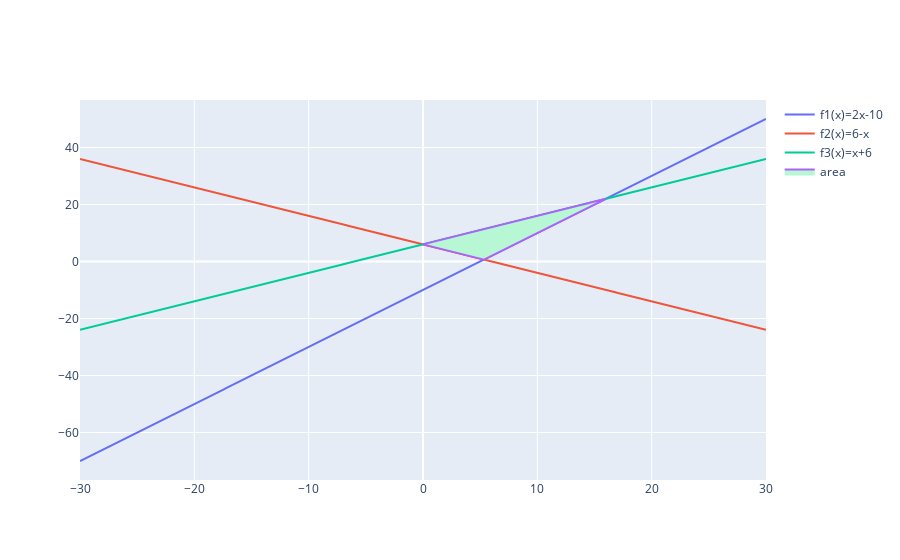

Write notebook code for a chart like this one.
### Code cell
import plotly.graph_objects as go
import numpy as np
import sympy as sp
from sympy import Symbol


X = Symbol('x')

def f1(x):
    return 2*x-10
def f2(x):
    return  6-x
def f3(x):
    return x+6

x= np.linspace(-30,30,1000)
fig=go.Figure()
fig.add_trace(go.Scatter(x=x, y=f1(x), 
                        mode= 'lines',
                        name='f1(x)=2x-10'))
fig.add_trace(go.Scatter(x=x, y= f2(x), 
                        mode= 'lines',
                        name= 'f2(x)=6-x'))
fig.add_trace(go.Scatter(x=x, y= f3(x),
                        mode= 'lines',
                        name= 'f3(x)=x+6'))

x1, = sp.solve(f1(X)-f2(X),rational=None)
x2, = sp.solve(f1(X)-f3(X),rational=False)
x3, = sp.solve(f2(X)-f3(X),rational=False)

y1= f1(x1)
y2= f1(x2)
y3= f2(x3)

fig.add_trace(go.Scatter(x=[float(x1),float(x2),float(x3),float(x1)],y=[float(y1),float(y2),float(y3),float(y1)],
                         fill='toself',
                         fillcolor='rgb(184, 247, 212)',
                         mode= 'lines',
                         name= 'area'))


fig.show()

### Figure 1 — Plotly figure (JSON) as saved in the notebook; plotly's stock layout.template omitted (floating-point values rounded to 4 significant figures; data arrays with more than 128 entries replaced by an {"elided": "..."} marker saying what was removed)
{"data": [{"mode": "lines", "name": "f1(x)=2x-10", "type": "scatter", "x": {"elided": "1000 float values"}, "y": {"elided": "1000 float values"}}, {"mode": "lines", "name": "f2(x)=6-x", "type": "scatter", "x": {"elided": "1000 float values"}, "y": {"elided": "1000 float values"}}, {"mode": "lines", "name": "f3(x)=x+6", "type": "scatter", "x": {"elided": "1000 float values"}, "y": {"elided": "1000 float values"}}, {"fill": "toself", "fillcolor": "rgb(184, 247, 212)", "mode": "lines", "name": "area", "type": "scatter", "x": [5.333, 16, 0, 5.333], "y": [0.6667, 22, 6, 0.6667]}], "layout": {}}
